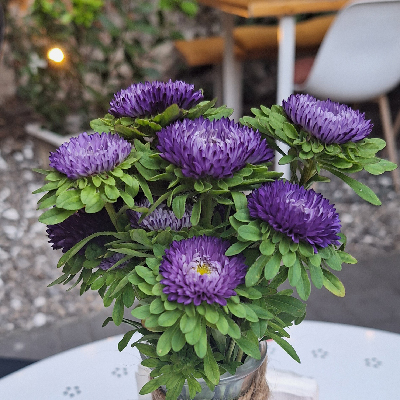
#> input picture photos/flowers.jpg, 400 x 400 px; its folder holds only this picture in this run
$ python Cartoonizer.py
#> lines starting #> are read from the running program, lines starting #| are printed output that depends on the picture
import matplotlib.pyplot as plt
import numpy as np
import os
import shutil

def display_image(image):
    fig = plt.figure()
    fig.set_size_inches((5,5))
    ax = plt.Axes(fig, [0., 0., 1., 1.])
    ax.set_axis_off()
    fig.add_axes(ax)
    plt.set_cmap('hot')
    ax.imshow(image, aspect='equal')

def grayscale(image):
    new_image = np.zeros_like(image)
    (N, M, _) = image.shape

    for i in range(N):
        for j in range(M):
            val = image[i][j][0] * 0.2 + image[i][j][1] * 0.71 + image[i][j][2] * 0.07
            new_image[i][j][0] = val
            new_image[i][j][1] = val
            new_image[i][j][2] = val

    return new_image

def blur(image):
    kernel =   [[0.05, 0.11, 0.05],
                [0.11, 0.25, 0.11],
                [0.05, 0.11, 0.05]]

    (N, M, _) = image.shape
    new_image = np.zeros_like(image)

    for i in range(N):
        for j in range(M):
            val_R = 0
            val_G = 0
            val_B = 0
            for x in range(-1, 2):
                for y in range(-1, 2):
                    if i + x >= 0 and i + x < N and j + y >= 0 and j + y < M:
                        val_R += image[i + x][j + y][0] * kernel[x + 1][y + 1]
                        val_G += image[i + x][j + y][1] * kernel[x + 1][y + 1]
                        val_B += image[i + x][j + y][2] * kernel[x + 1][y + 1]
            new_image[i][j][0] = val_R
            new_image[i][j][1] = val_G
            new_image[i][j][2] = val_B
    return new_image

def sobel(image):
    kernelX =  [[-1, 0, 1],
                [-2, 0, 2],
                [-1, 0, 1]]

    kernelY =  [[1, 2, 1],
                [0, 0, 0],
                [-1, -2, -1]]

    (N, M, _) = image.shape
    new_image = np.zeros_like(image)
    D = np.zeros((N, M))
    direction = np.zeros((N, M))

    for i in range(N):
        for j in range(M):
            Dx = 0
            Dy = 0
            for x in range(-1, 2):
                for y in range(-1, 2):
                    if i + x >= 0 and i + x < N and j + y >= 0 and j + y < M:
                        Dx += image[i + x][j + y][0] * kernelX[x + 1][y + 1]
                        Dy += image[i + x][j + y][1] * kernelY[x + 1][y + 1]

            D[i][j] = abs(Dx) + abs(Dy)
            theta = np.arctan(Dy / Dx) if Dx != 0 else 0

            if -22.5 <= theta < 22.5 or -157.5 <= theta < 157.5:
                direction[i][j] = 0
            if 22.5 <= theta < 67.5 or  202.5 <= theta < 247.5:
                direction[i][j] = 1
            if 67.5 <= theta < 112.5 or 247.5 <= theta < 292.5:
                direction[i][j] = 2
            if 112.5 <= theta < 157.5 or 292.5 <= theta < 337.5:
                direction[i][j] = 3
            if D[i][j] > 0.5:
                new_image[i][j][0] = 1
                new_image[i][j][1] = 1
                new_image[i][j][2] = 1

    return new_image, D, direction


def non_maxima(image, D, direction):
    (N, M, _) = image.shape
    new_image = np.copy(image)
    for i in range(N):
        for j in range(M):
            if direction[i][j] == 0:
                A = D[i - 1][j] if i - 1 >= 0 else -1
                B = D[i + 1][j] if i + 1 < N else -1
            elif direction[i][j] == 1:
                A = D[i - 1][j - 1] if i - 1 >= 0 and j - 1 >= 0 else -1
                B = D[i + 1][j + 1] if i + 1 < N and j + 1 < M else -1
            elif direction[i][j] == 2:
                A = D[i][j - 1] if j - 1 >= 0 else -1
                B = D[i][j + 1] if j + 1 < M else -1
            elif direction[i][j] == 3:
                A = D[i - 1][j + 1] if i - 1 >= 0 and j + 1 < M else -1
                B = D[i + 1][j - 1] if i + 1 < N and j - 1 >= 0 else -1

            if A > D[i][j] or B > D[i][j]:
                new_image[i][j] = np.zeros(3)
            else:
                if direction[i][j] == 0:
                    if A != -1:
                        new_image[i - 1][j] = np.zeros(3)
                    if B != -1:
                        new_image[i + 1][j] = np.zeros(3)
                elif direction[i][j] == 1:
                    if A != -1:
                        new_image[i - 1][j - 1] = np.zeros(3)
                    if B != -1:
                        new_image[i + 1][j + 1] = np.zeros(3)
                elif direction[i][j] == 2:
                    if A != -1:
                        new_image[i][j - 1] = np.zeros(3)
                    if B != -1:
                        new_image[i][j + 1] = np.zeros(3)
                elif direction[i][j] == 3:
                    if A != -1:
                        new_image[i - 1][j + 1] = np.zeros(3)
                    if B != -1:
                        new_image[i + 1][j - 1] = np.zeros(3)
    return new_image

def hysteresis_thresholding(image, D, direction):
    (N, M, _) = image.shape
    new_image = np.zeros_like(image)

    low_threshold = 0.5
    high_threshold = 0.8

    neighbors = np.array([[-1, 0], [-1, 1], [0, 1], [1, 1], [1, 0], [1, -1], [0, -1], [-1, -1]])

    T1 = np.array([(i, j) for i in range(N) for j in range(M) if low_threshold < D[i][j] <= high_threshold])
    T2 = np.array([(i, j) for i in range(N) for j in range(M) if D[i][j] >= high_threshold])

    for position in T2:
        for neighbor in neighbors:
            x = position[0] + neighbor[0]
            y = position[1] + neighbor[1]
            if x >= 0 and x < N and y >= 0 and y < M and (x, y) in T2:
                new_image[position[0]][position[1]] = np.array([1, 1, 1])
                break
            else:
                for neighbor in neighbors:
                    x = position[0] + neighbor[0]
                    y = position[1] + neighbor[1]
                    if x >= 0 and x < N and y >= 0 and y < M and (x, y) in T1:
                        new_image[position[0]][position[1]] = np.array([1, 1, 1])
                        break

    return new_image

def median_cut(image, rounds = 3):
    print(image.shape)
    (N, M, _) = image.shape
    new_image = np.zeros_like(image)

    start_colors = np.array([(image[i][j], (i, j)) for i in range(N) for j in range(M)], dtype=object)
    color_group = [start_colors]
    new_color_group = []
    for round in range(rounds + 1):
        for member in color_group:
            R_range = max([member[i][0][0] for i in range(member.shape[0])]) - \
                min([member[i][0][0] for i in range(member.shape[0])])
            B_range = max([member[i][0][1] for i in range(member.shape[0])]) - \
                min([member[i][0][1] for i in range(member.shape[0])])
            G_range = max([member[i][0][2] for i in range(member.shape[0])]) - \
                min([member[i][0][2] for i in range(member.shape[0])])

            if R_range >= max(B_range, G_range):
                R_mid = np.average([member[i][0][0] for i in range(member.shape[0])])
                low = np.array([member[i] for i in range(member.shape[0]) if member[i][0][0] < R_mid], dtype=object)
                high = np.array([member[i] for i in range(member.shape[0]) if member[i][0][0] >= R_mid], dtype=object)

                new_color_group.append(low)
                new_color_group.append(high)
            elif B_range >= max(R_range, G_range):
                B_mid = np.average([member[i][0][1] for i in range(member.shape[0])])
                low = np.array([member[i] for i in range(member.shape[0]) if member[i][0][1] < B_mid], dtype=object)
                high = np.array([member[i] for i in range(member.shape[0]) if member[i][0][1] >= B_mid], dtype=object)

                new_color_group.append(low)
                new_color_group.append(high)
            elif G_range >= max(R_range, B_range):
                G_mid = np.average([member[i][0][2] for i in range(member.shape[0])])
                low = np.array([member[i] for i in range(member.shape[0]) if member[i][0][2] < G_mid], dtype=object)
                high = np.array([member[i] for i in range(member.shape[0]) if member[i][0][2] >= G_mid], dtype=object)

                new_color_group.append(low)
                new_color_group.append(high)

        color_group = new_color_group
        new_color_group = []

    for member in color_group:
        R_avg = np.average([member[i][0][0] for i in range(member.shape[0])])
        G_avg = np.average([member[i][0][1] for i in range(member.shape[0])])
        B_avg = np.average([member[i][0][2] for i in range(member.shape[0])])

        for i in range (member.shape[0]):
            new_image[member[i][1][0]][member[i][1][1]] = np.array([R_avg, G_avg, B_avg])

    return new_image

def add_outline_to_image(image, borders):
    (N, M, _) = image.shape
    new_image = np.copy(image)

    fill_color_R = np.average([image[i][j][0] for i in range(N) for j in range(M)]) / 3
    fill_color_G = np.average([image[i][j][1] for i in range(N) for j in range(M)]) / 3
    fill_color_B = np.average([image[i][j][2] for i in range(N) for j in range(M)]) / 3

    R_range = max([image[i][j][0] for i in range(N) for j in range(M)]) - \
                min([image[i][j][0] for i in range(N) for j in range(M)])
    B_range = max([image[i][j][1] for i in range(N) for j in range(M)]) - \
                min([image[i][j][1] for i in range(N) for j in range(M)])
    G_range = max([image[i][j][2] for i in range(N) for j in range(M)]) - \
                min([image[i][j][2] for i in range(N) for j in range(M)])

    if R_range >= max(B_range, G_range):
        fill_color_R /= 1.5
        fill_color_G /= 2 if B_range > G_range else 2.5
        fill_color_B /= 2.5 if B_range > G_range else 2
    elif G_range >= max(R_range, B_range):
        fill_color_G /= 1.5
        fill_color_R /= 2 if B_range > R_range else 2.5
        fill_color_B /= 2.5 if B_range > R_range else 2
    elif B_range >= max(R_range, G_range):
        fill_color_B /= 1.5
        fill_color_R /= 2 if G_range > R_range else 2.5
        fill_color_G /= 2.5 if G_range > R_range else 2


    for i in range(N):
        for j in range(M):
            if borders[i][j][0] == 1:
                new_image[i][j] = np.array([fill_color_R, fill_color_G, fill_color_B])
    return new_image

os.chdir('photos')
fnames = os.listdir()

for fname in fnames:
    os.chdir(os.path.dirname(__file__))

    image = plt.imread('photos/' + fname, format=None)
#> image is the input picture: shape (400, 400, 3); mean R, G, B 113.5, 112.4, 108.5
    image = image / 255
    dir = os.path.dirname(__file__) + '/results/' + fname[:-4]
    os.chdir('results')

    if fname[:-4] in os.listdir():
        shutil.rmtree(dir)

    os.mkdir(dir)
    plt.imsave(dir + "/1_original_" + fname, image)

    print("Doing median cut...")
    image_color = median_cut(image, 2)
#| (400, 400, 3)
    plt.imsave(dir + "/2_median_cut_" + fname, image_color)
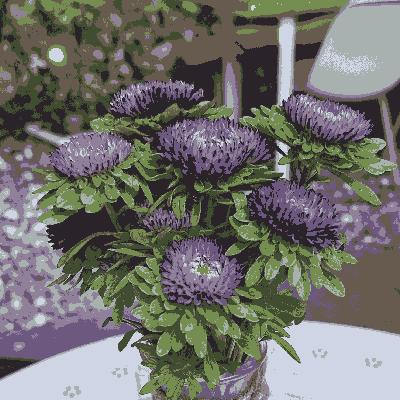
#> saved as 2_median_cut_flowers.jpg: shape (400, 400, 3); mean R, G, B 112.7, 111.9, 108.1

    print("Getting rid of noise...")
    image_color = blur(image_color)
    plt.imsave(dir + "/3_blured_median_cut_" + fname, image_color)

    print("Blurring original image...")
    borders = blur(image)
    plt.imsave(dir + "/4_blur_" + fname, borders)

    print("Converting to grayscale...")
    borders = grayscale(borders)
#> after the loop in grayscale, `for i in range(N):`:
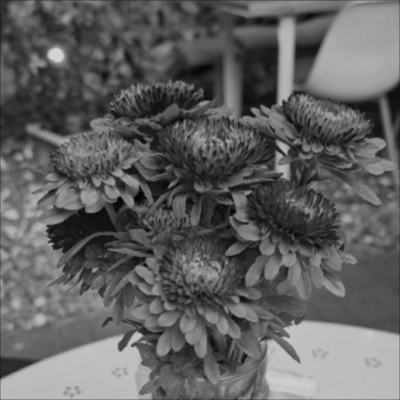
#> new_image: shape (400, 400, 3) float64; min 0.0179, max 0.832, mean 0.383
    plt.imsave(dir + "/5_grayscale_blur_" + fname, borders)

    print("Applying Sobel...")
    (borders, D, direction) = sobel(borders)
#> after the loop in sobel, `for i in range(N):`:
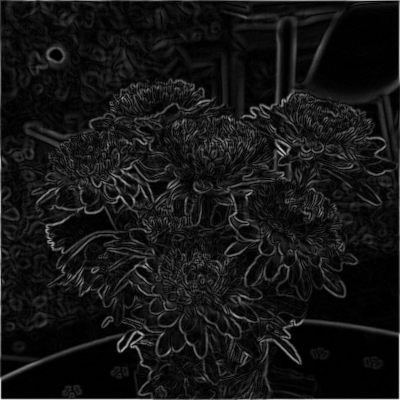
#> D: shape (400, 400) float64; min 7.69e-05, max 3.7, mean 0.311; drawn with min black and max white
#> after the loop in sobel, `for i in range(N):`: direction: shape (400, 400) float64; every value is 0
#> after the loop in sobel, `for i in range(N):`:
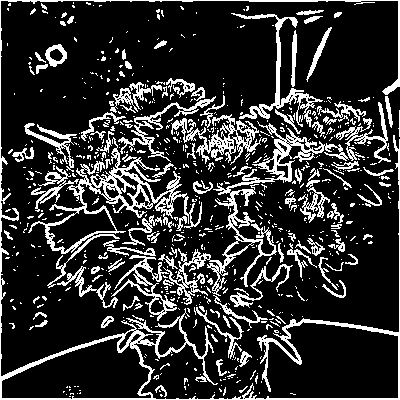
#> new_image: shape (400, 400, 3) float64; values 0 (black) and 1 (white), 19% white in thin lines or dots
    plt.imsave(dir + "/6_sobel_" + fname, borders)

    print("Applying non maxima thresholding...")
    borders = non_maxima(borders, D, direction)
#> after the loop in non_maxima, `for i in range(N):`:
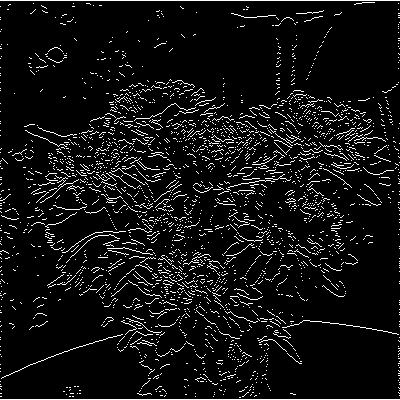
#> new_image: shape (400, 400, 3) float64; values 0 (black) and 1 (white), 6.9% white in thin lines or dots
    plt.imsave(dir + "/7_non_maxima_" + fname, borders)

    print("Applying isterie...")
    borders = hysteresis_thresholding(borders, D, direction)
#> in hysteresis_thresholding, `T1 = np.array([(i, j) for i in range(N) for j in range(M) if low_thres..`: T1 = 17740 pairs, first value 0 to 398, second value 0 to 399
#> in hysteresis_thresholding, `T2 = np.array([(i, j) for i in range(N) for j in range(M) if D[i][j] >..`: T2 = 12628 pairs, first value 0 to 399, second value 0 to 399
#> the loop in hysteresis_thresholding, `for position in T2:` made 12628 passes
#> position on passes 1 to 3: [0, 0], [0, 1], [0, 2]
#> after the loop in hysteresis_thresholding, `for position in T2:`:
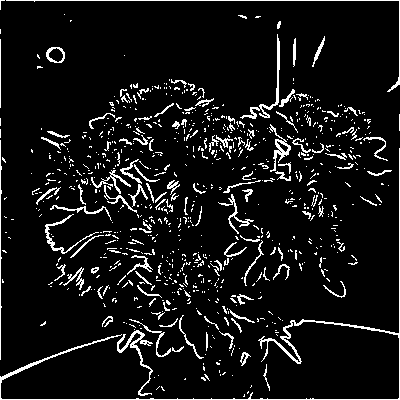
#> new_image: shape (400, 400, 3) float64; values 0 (black) and 1 (white), 7.9% white in thin lines or dots
    plt.imsave(dir + "/8_hysteresis_" + fname, borders)

    print("Combinig image and borders...")
    image = add_outline_to_image(image_color, borders)
#> in add_outline_to_image, `fill_color_R = np.average([image[i][j][0] for i in range(N) for j in r..`: fill_color_R = 0.132
#> in add_outline_to_image, `fill_color_G = np.average([image[i][j][1] for i in range(N) for j in r..`: fill_color_G = 0.13
#> in add_outline_to_image, `fill_color_B = np.average([image[i][j][2] for i in range(N) for j in r..`: fill_color_B = 0.126
#> in add_outline_to_image, `R_range = max([image[i][j][0] for i in range(N) for j in range(M)]) - ..`: R_range = 0.613
#> in add_outline_to_image, `B_range = max([image[i][j][1] for i in range(N) for j in range(M)]) - ..`: B_range = 0.653
#> in add_outline_to_image, `G_range = max([image[i][j][2] for i in range(N) for j in range(M)]) - ..`: G_range = 0.706
#> in add_outline_to_image, `fill_color_G /= 1.5`: fill_color_G = 0.0869
#> in add_outline_to_image, `fill_color_R /= 2 if B_range > R_range else 2.5`: fill_color_R = 0.0658
#> in add_outline_to_image, `fill_color_B /= 2.5 if B_range > R_range else 2`: fill_color_B = 0.0503
#> after the loop in add_outline_to_image, `for i in range(N):`:
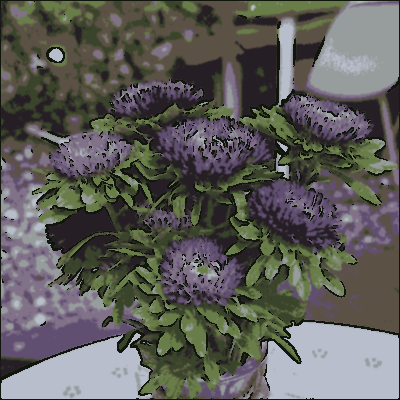
#> new_image: shape (400, 400, 3) float64; mean R, G, B 0.371, 0.368, 0.353
    plt.imsave(dir + "/9_final_" + fname, image)

    display_image(image)

plt.show()

$ run again, on photos/lake.jpg
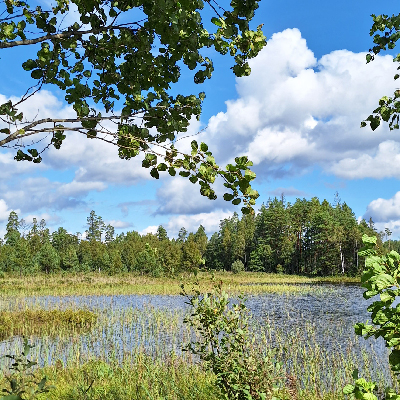
#> input picture photos/lake.jpg, 400 x 400 px
#> image is the input picture: shape (400, 400, 3); mean R, G, B 129.6, 149, 141.6
#| (400, 400, 3)
#> after the loop in non_maxima, `for i in range(N):`:
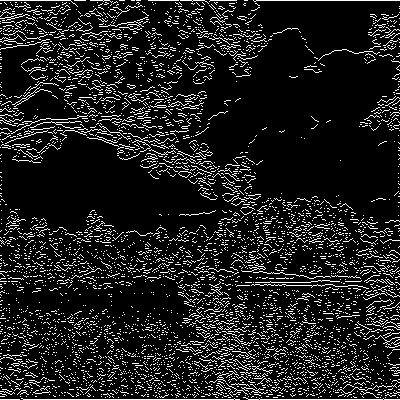
#> new_image: shape (400, 400, 3) float64; values 0 (black) and 1 (white), 11.9% white in thin lines or dots
#> T1 = 22422 pairs, first value 0 to 399, second value 0 to 399
#> T2 = 26259 pairs, first value 0 to 399, second value 0 to 399
#> the loop in hysteresis_thresholding, `for position in T2:` made 26259 passes
#> position on passes 1 to 3: [0, 0], [0, 1], [0, 2]
#> in add_outline_to_image, `fill_color_R = np.average([image[i][j][0] for i in range(N) for j in r..`: fill_color_R = 0.15
#> in add_outline_to_image, `fill_color_G = np.average([image[i][j][1] for i in range(N) for j in r..`: fill_color_G = 0.173
#> in add_outline_to_image, `fill_color_B = np.average([image[i][j][2] for i in range(N) for j in r..`: fill_color_B = 0.164
#> R_range = 0.68
#> B_range = 0.689
#> G_range = 0.794
#> in add_outline_to_image, `fill_color_G /= 1.5`: fill_color_G = 0.115
#> in add_outline_to_image, `fill_color_R /= 2 if B_range > R_range else 2.5`: fill_color_R = 0.0752
#> in add_outline_to_image, `fill_color_B /= 2.5 if B_range > R_range else 2`: fill_color_B = 0.0657
#> `plt.imsave(dir + "/9_final_" + fname, image)`:
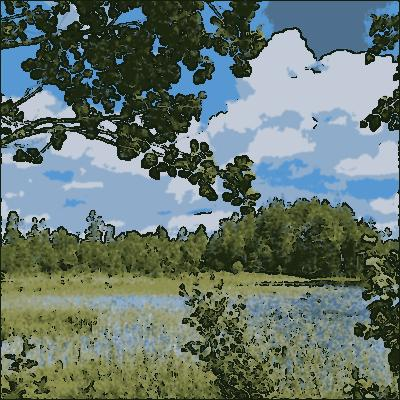
#> saved as 9_final_lake.jpg: shape (400, 400, 3); mean R, G, B 102, 118, 111.4

$ run again, on photos/leaf.jpg
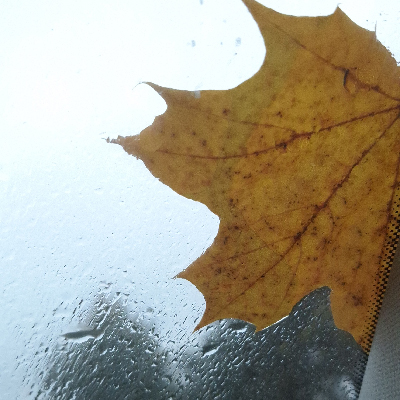
#> input picture photos/leaf.jpg, 400 x 400 px
#> image is the input picture: shape (400, 400, 3); mean R, G, B 166.1, 160.7, 144.8
#| (400, 400, 3)
#> after the loop in non_maxima, `for i in range(N):`:
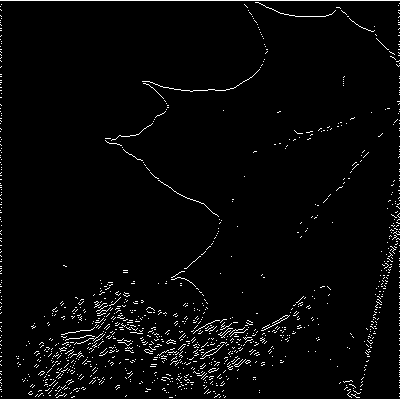
#> new_image: shape (400, 400, 3) float64; values 0 (black) and 1 (white), 3% white in thin lines or dots
#> T1 = 5307 pairs, first value 1 to 399, second value 1 to 399
#> T2 = 6219 pairs, first value 0 to 399, second value 0 to 399
#> the loop in hysteresis_thresholding, `for position in T2:` made 6219 passes
#> position on passes 1 to 3: [0, 0], [0, 1], [0, 2]
#> in add_outline_to_image, `fill_color_R = np.average([image[i][j][0] for i in range(N) for j in r..`: fill_color_R = 0.193
#> in add_outline_to_image, `fill_color_G = np.average([image[i][j][1] for i in range(N) for j in r..`: fill_color_G = 0.187
#> in add_outline_to_image, `fill_color_B = np.average([image[i][j][2] for i in range(N) for j in r..`: fill_color_B = 0.168
#> R_range = 0.698
#> B_range = 0.732
#> G_range = 0.799
#> in add_outline_to_image, `fill_color_G /= 1.5`: fill_color_G = 0.124
#> in add_outline_to_image, `fill_color_R /= 2 if B_range > R_range else 2.5`: fill_color_R = 0.0964
#> in add_outline_to_image, `fill_color_B /= 2.5 if B_range > R_range else 2`: fill_color_B = 0.0672
#> after the loop in add_outline_to_image, `for i in range(N):`:
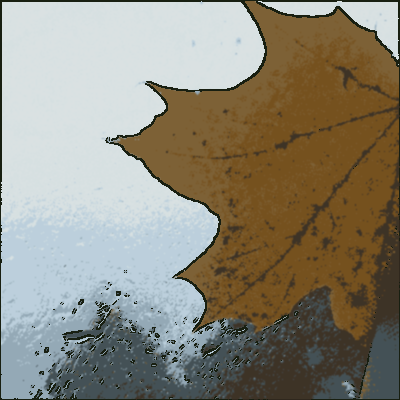
#> new_image: shape (400, 400, 3) float64; mean R, G, B 0.561, 0.542, 0.485
